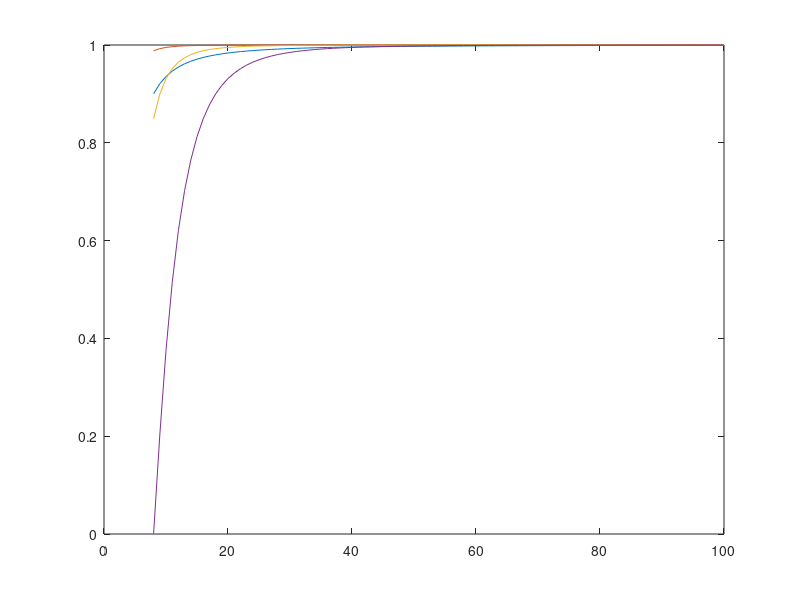

This chart was generated by the following MATLAB code:
clear all
N=8:100;
pi=3.14;
o=2.*pi./N;
a=sin(o)./o;
b=(4./3.*sin(o)-1./6.*sin(o.*2))./o;
c=(2./3.*sin(o.*2)-1./12.*sin(4.*o))./o;
d=(1./3.*sin(o.*4)-1./24.*sin(8.*o))./o;

plot(N,a)
hold on
plot(N,b)
plot(N,c)
plot(N,d)